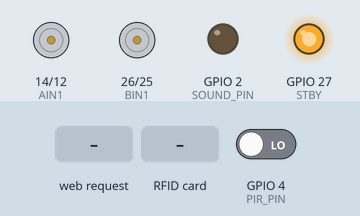
A sketch run on a simulated ESP32. On the bench: motor-driver pin pairs drawn as motors (green arrow = first pin HIGH = forward, orange = second pin HIGH = backward, longer = more drive, scaled by the enable pin, stopped while the standby pin is LOW), output pins drawn as LEDs (lit = HIGH). The test bench sets the inputs (shaded band); at power-on: GPIO 4 (PIR_PIN) LOW. WiFi joins after 1.5 s; servers stay silent unless stated; what the sketch prints to the serial monitor is not drawn.

Above: at 2.7 s.
2.8 s: HTTP request GET /led1on received
At 3.6 s:
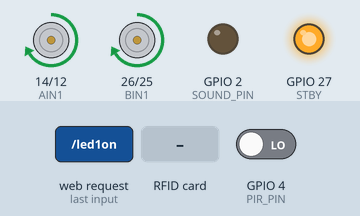
4.3 s: RFID card E3 B2 8A 04 held to the reader
At 5.5 s:
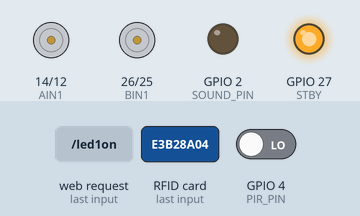
5.8 s: HTTP request GET /led2on received
At 7.0 s:
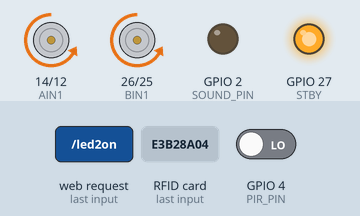
7.3 s: RFID card 7E 70 D5 05 held to the reader
At 8.0 s:
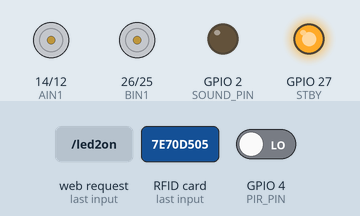
8.8 s: GPIO 4 (PIR_PIN) driven HIGH
At 9.6 s:
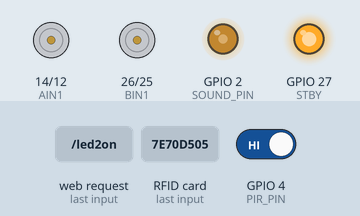
10.3 s: HTTP request GET /led1on received
At 11.6 s:
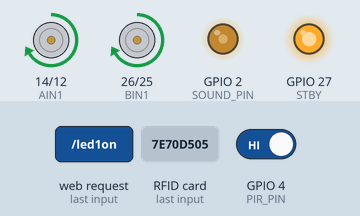
Timing chart, 0 to 13.3 s (numbered marks = the images above; inputs shaded):
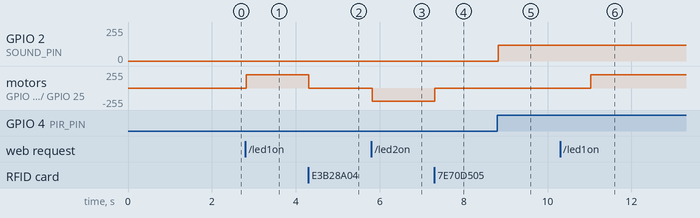

Measured:
- after the input at 2.8 s, motor on GPIO 14 (AIN1) / GPIO 12 (AIN2), motor on GPIO 26 (BIN1) / GPIO 25 (BIN2): stopped → forward 200/255 at once
- after the input at 4.3 s, motor on GPIO 14 (AIN1) / GPIO 12 (AIN2), motor on GPIO 26 (BIN1) / GPIO 25 (BIN2): forward 200/255 → stopped at once
- after the input at 5.8 s, motor on GPIO 14 (AIN1) / GPIO 12 (AIN2), motor on GPIO 26 (BIN1) / GPIO 25 (BIN2): stopped → backward 200/255 at once
- after the input at 7.3 s, motor on GPIO 14 (AIN1) / GPIO 12 (AIN2), motor on GPIO 26 (BIN1) / GPIO 25 (BIN2): backward 200/255 → stopped at once
- after the input at 8.8 s, GPIO 2 (SOUND_PIN): 0/255 → 120/255 at once
- after the input at 10.3 s, motor on GPIO 14 (AIN1) / GPIO 12 (AIN2), motor on GPIO 26 (BIN1) / GPIO 25 (BIN2): stopped → forward 200/255 after 0.73 s

The sketch:

esp32.ino
```cpp
#include <WiFi.h>
#include <WebServer.h>
#include <HTTPClient.h>
#include <SPI.h>
#include <MFRC522.h>

const char* ssid = "rashid";
const char* password = "12345678";

WebServer server(80);

// ---------- PYTHON SERVER ----------
String pythonServer = "http://10.196.229.200:5000";   // CHANGE to python PC IP

// ---------- MOTOR PINS ----------
#define PWMA 13
#define AIN1 14
#define AIN2 12

#define BIN1 26
#define BIN2 25
#define PWMB 33

#define STBY 27

// ---------- RFID ----------
#define SS_PIN 5
#define RST_PIN 23
#define SCK_PIN 18
#define MOSI_PIN 19
#define MISO_PIN 21

MFRC522 rfid(SS_PIN, RST_PIN);

// ---------- PIR + SOUND ----------
#define PIR_PIN 4
#define SOUND_PIN 2
#define RESOLUTION 8

// ---------- RFID UID ----------
byte post1UID[4] = {0xE3, 0xB2, 0x8A, 0x04};
byte post2UID[4] = {0x7E, 0x70, 0xD5, 0x05};

// ---------- SYSTEM STATE ----------
int targetPost = 0;
bool pirEnabled = false;


// ---------- SEND MESSAGE TO PYTHON ----------
void sendToPython(String msg){

  HTTPClient http;

  String url = pythonServer + "/" + msg;

  http.begin(url);
  http.GET();
  http.end();
}


// ---------- MOTOR ----------
void forward(){

  digitalWrite(AIN1,HIGH);
  digitalWrite(AIN2,LOW);

  digitalWrite(BIN1,HIGH);
  digitalWrite(BIN2,LOW);

  analogWrite(PWMA,200);
  analogWrite(PWMB,200);
}

void backward(){

  digitalWrite(AIN1,LOW);
  digitalWrite(AIN2,HIGH);

  digitalWrite(BIN1,LOW);
  digitalWrite(BIN2,HIGH);

  analogWrite(PWMA,200);
  analogWrite(PWMB,200);
}

void stopMotor(){

  analogWrite(PWMA,0);
  analogWrite(PWMB,0);
}


// ---------- SOUND ----------
void ambulanceSound(){

  for(int f=800;f<=1500;f+=10){

    ledcAttach(SOUND_PIN,f,RESOLUTION);
    ledcWrite(SOUND_PIN,120);
    delay(5);
  }

  for(int f=1500;f>=800;f-=10){

    ledcAttach(SOUND_PIN,f,RESOLUTION);
    ledcWrite(SOUND_PIN,120);
    delay(5);
  }
}


// ---------- UID CHECK ----------
bool compareUID(byte *uid, byte *knownUID){

  for(byte i=0;i<4;i++){
    if(uid[i]!=knownUID[i]) return false;
  }

  return true;
}


// ---------- HTTP COMMANDS ----------
void led1on(){

  Serial.println("Camera1 command");

  targetPost = 1;
  pirEnabled = false;

  forward();

  server.send(200,"text/plain","going post1");
}

void led2on(){

  Serial.println("Camera2 command");

  targetPost = 2;
  pirEnabled = false;

  backward();

  server.send(200,"text/plain","going post2");
}

void alloff(){

  stopMotor();
  targetPost = 0;

  server.send(200,"text/plain","stop");
}


// ---------- SETUP ----------
void setup(){

  Serial.begin(115200);

  pinMode(PWMA,OUTPUT);
  pinMode(AIN1,OUTPUT);
  pinMode(AIN2,OUTPUT);

  pinMode(PWMB,OUTPUT);
  pinMode(BIN1,OUTPUT);
  pinMode(BIN2,OUTPUT);

  pinMode(STBY,OUTPUT);
  digitalWrite(STBY,HIGH);

  pinMode(PIR_PIN,INPUT);

  ledcAttach(SOUND_PIN,1000,RESOLUTION);

  SPI.begin(SCK_PIN,MISO_PIN,MOSI_PIN,SS_PIN);
  rfid.PCD_Init();

  WiFi.begin(ssid,password);

  while(WiFi.status()!=WL_CONNECTED){
    delay(500);
    Serial.print(".");
  }

  Serial.println(WiFi.localIP());

  server.on("/led1on",led1on);
  server.on("/led2on",led2on);
  server.on("/alloff",alloff);

  server.begin();
}


// ---------- LOOP ----------
void loop(){

  server.handleClient();

  if(pirEnabled){

    if(digitalRead(PIR_PIN)==HIGH){
      ambulanceSound();
    }else{
      ledcWrite(SOUND_PIN,0);
    }
  }


  if(rfid.PICC_IsNewCardPresent() && rfid.PICC_ReadCardSerial()){

    if(compareUID(rfid.uid.uidByte,post1UID)){

      if(targetPost==1){

        stopMotor();
        pirEnabled=true;
        targetPost=0;

        sendToPython("post1");
      }
    }

    if(compareUID(rfid.uid.uidByte,post2UID)){

      if(targetPost==2){

        stopMotor();
        pirEnabled=true;
        targetPost=0;

        sendToPython("post2");
      }
    }

    rfid.PICC_HaltA();
  }
}
```
